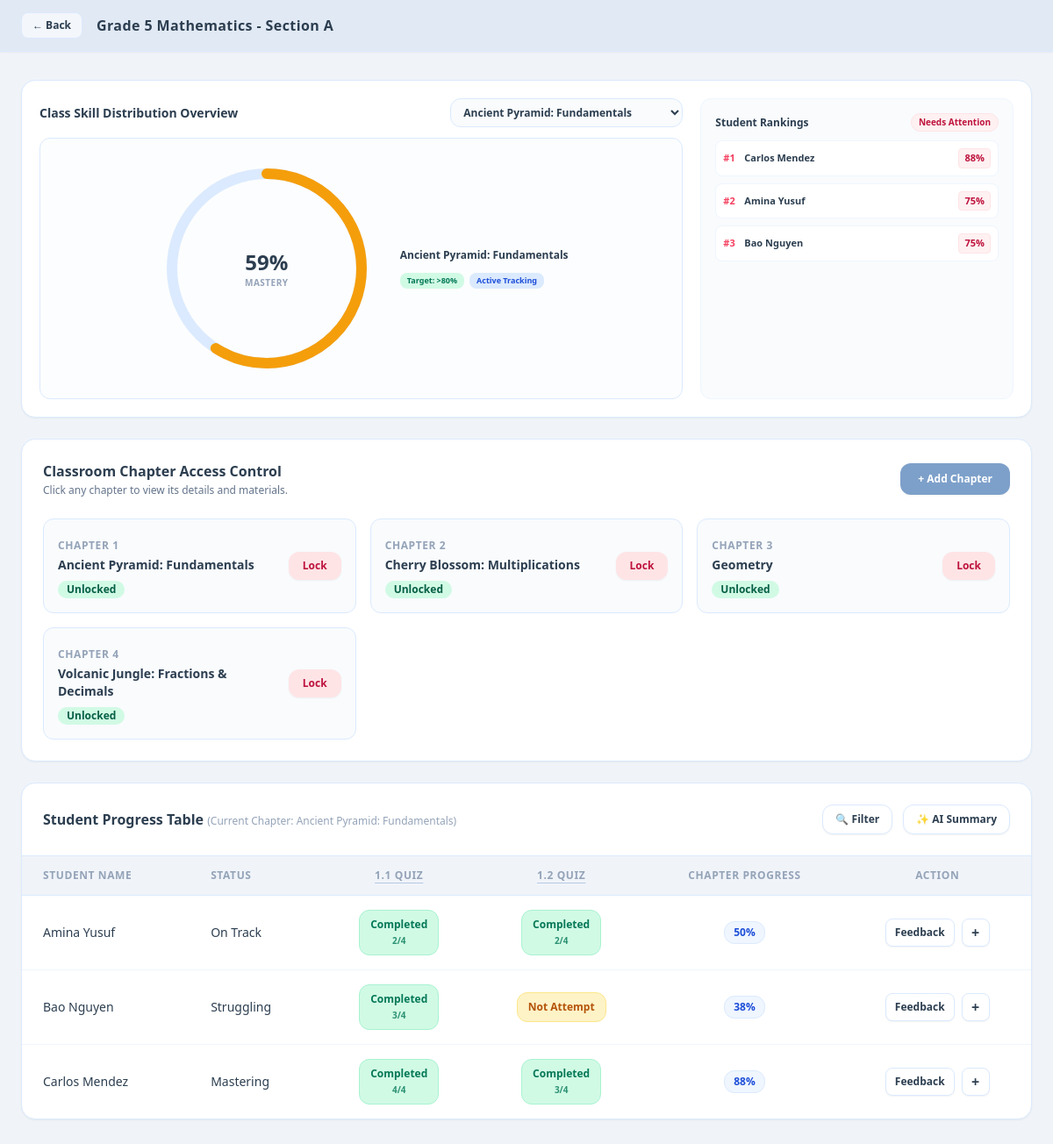
Page /teacher/classroom.php on the committed database.
### tables this page shows
CREATE TABLE classrooms (
        id INTEGER PRIMARY KEY AUTOINCREMENT,
        teacher_id INTEGER,
        name TEXT NOT NULL,
        avg_mastery TEXT NOT NULL,
        FOREIGN KEY(teacher_id) REFERENCES teachers(id) ON DELETE SET NULL
    );

CREATE TABLE students (
        id INTEGER PRIMARY KEY AUTOINCREMENT, 
        classroom_id INTEGER, 
        name TEXT NOT NULL, 
        status TEXT NOT NULL, 
        score INTEGER DEFAULT 0, 
        role TEXT DEFAULT 'student', 
        FOREIGN KEY(classroom_id) REFERENCES classrooms(id) ON DELETE SET NULL
    );

### teacher/classroom.php (the view, shortened to what the rows shown need)
<?php
require_once __DIR__ . '/../config/db.php';
$class_id = isset($_GET['id']) ? intval($_GET['id']) : 1;
$stmt_class = $pdo->prepare("SELECT * FROM classrooms WHERE id = ?");
$stmt_class->execute([$class_id]);
$current_class = $stmt_class->fetch(PDO::FETCH_ASSOC);
$stmt_all_chapters = $pdo->query("
    SELECT chapter_name FROM (
        SELECT DISTINCT chapter_name FROM chapter_materials
        UNION
        SELECT DISTINCT chapter_name FROM chapter_quizzes
    ) ORDER BY CAST(SUBSTR(chapter_name, INSTR(chapter_name, 'Ch ') + 3) AS INTEGER) ASC
");
$db_chapters = $stmt_all_chapters->fetchAll(PDO::FETCH_COLUMN);
$chapters = !empty($db_chapters) ? $db_chapters : ["Fractions (Ch 1)", "Decimals (Ch 2)", "Percentages (Ch 3)"];
$unlocked_chapters = [];
foreach ($chapters as $index => $ch_name) {
    $stmt_uc = $pdo->prepare("SELECT is_unlocked FROM classroom_chapters WHERE classroom_id = ? AND chapter_name = ?");
    $stmt_uc->execute([$class_id, $ch_name]);
    $val = $stmt_uc->fetchColumn();
    $unlocked_chapters[$ch_name] = ($val !== false) ? intval($val) : ($index === 0 ? 1 : 0);
}
$pdo->prepare("
    UPDATE students
    SET score = (
        SELECT COALESCE(SUM(sq.is_correct), 0)
        FROM student_quiz_answers sq
        JOIN student_assessments sa ON sq.assessment_id = sa.id
        WHERE sa.student_id = students.id
    )
    WHERE classroom_id = ?
")->execute([$class_id]);
$stmt_students = $pdo->prepare("SELECT * FROM students WHERE classroom_id = ?");
$stmt_students->execute([$class_id]);
$students_raw = $stmt_students->fetchAll(PDO::FETCH_ASSOC);
$table_chapter = $_GET['table_chapter'] ?? $chapters[0];
$students = [];
foreach ($students_raw as $s) {
    $student_levels = [];
    $total_earned_score = 0;
    $max_possible_score = 0;
    foreach ($chapters as $ch_name) {
        $stmt_prog = $pdo->prepare("SELECT level FROM student_progress WHERE student_id = ? AND chapter_name = ?");
        $stmt_prog->execute([$s['id'], $ch_name]);
        $lvl = $stmt_prog->fetchColumn();
        $student_levels[$ch_name] = $lvl !== false ? intval($lvl) : 0;
        $isUnlocked = $unlocked_chapters[$ch_name] ?? 0;
        if ($isUnlocked) {
            $total_earned_score += $student_levels[$ch_name];
            $stmt_max = $pdo->prepare("SELECT COUNT(*) FROM chapter_quizzes WHERE chapter_name = ?");
            $stmt_max->execute([$ch_name]);
            $ch_max = max(1, $stmt_max->fetchColumn());
            $max_possible_score += $ch_max;
        }
    }
$percentage = $max_possible_score > 0
    ? round(($total_earned_score / $max_possible_score) * 100)
    : 0;
$stmt_status_total = $pdo->prepare("
    SELECT COUNT(*)
    FROM chapter_quizzes
    WHERE chapter_name = ?
");
$stmt_status_total->execute([$table_chapter]);
$status_total_questions = (int)$stmt_status_total->fetchColumn();
$stmt_status_attempted = $pdo->prepare("
    SELECT COUNT(*)
    FROM student_quiz_answers sqa
    JOIN student_assessments sa
        ON sqa.assessment_id = sa.id
    JOIN chapter_quizzes cq
        ON sqa.quiz_id = cq.id
    WHERE sa.student_id = ?
      AND sa.type = 'Quiz'
      AND cq.chapter_name = ?
");
$stmt_status_attempted->execute([
    $s['id'],
    $table_chapter
]);
$status_attempted_questions = (int)$stmt_status_attempted->fetchColumn();
$stmt_status_correct = $pdo->prepare("
    SELECT COUNT(*)
    FROM student_quiz_answers sqa
    JOIN student_assessments sa
        ON sqa.assessment_id = sa.id
    JOIN chapter_quizzes cq
        ON sqa.quiz_id = cq.id
    WHERE sa.student_id = ?
      AND sa.type = 'Quiz'
      AND cq.chapter_name = ?
      AND sqa.is_correct = 1
");
$stmt_status_correct->execute([
    $s['id'],
    $table_chapter
]);
$status_correct = (int)$stmt_status_correct->fetchColumn();
$status_percentage = $status_total_questions > 0
    ? round(($status_correct / $status_total_questions) * 100)
    : 0;
if ($status_attempted_questions == 0) {
    $student_status = '-';
} elseif ($status_percentage >= 80) {
    $student_status = 'Mastering';
} elseif ($status_percentage >= 50) {
    $student_status = 'On Track';
} else {
    $student_status = 'Struggling';
}
$stmt_live_score = $pdo->prepare("
        SELECT COALESCE(SUM(sq.is_correct), 0)
        FROM student_quiz_answers sq
        JOIN student_assessments sa ON sq.assessment_id = sa.id
        WHERE sa.student_id = ?
    ");
    $stmt_live_score->execute([$s['id']]);
    $live_score = $stmt_live_score->fetchColumn();
$students[] = [
    "id" => $s['id'],
    "name" => $s['name'],
    "status" => $student_status,
    "score" => intval($live_score),
    "progress" => $student_levels,
    "summary" => $percentage . "%"
];
}
$status_filter = $_GET['status_filter'] ?? [];
$quiz_filter = $_GET['quiz_filter'] ?? '';
$filtered_students = array_filter($students, function($student) use ($status_filter) {
    if (!empty($status_filter) && !in_array($student['status'], $status_filter)) {
        return false;
    }
    return true;
});
if (!empty($quiz_filter)) {
    $stmt_main_q = $pdo->prepare("
        SELECT id, question, subtopic_name
        FROM chapter_quizzes
        WHERE chapter_name = ?
          AND (subtopic_name IS NULL OR subtopic_name = '')
    ");
    $stmt_main_q->execute([$table_chapter]);
} else {
    $stmt_main_q = $pdo->prepare("
        SELECT id, question, subtopic_name
        FROM chapter_quizzes
        WHERE chapter_name = ?
          AND (subtopic_name IS NULL OR subtopic_name = '')
        ORDER BY id ASC
    ");
    $stmt_main_q->execute([$table_chapter]);
}
$table_main_quizzes = $stmt_main_q->fetchAll(PDO::FETCH_ASSOC);
if (!empty($quiz_filter)) {
    $stmt_sub_q = $pdo->prepare("
        SELECT id, question, subtopic_name
        FROM chapter_quizzes
        WHERE chapter_name = ?
          AND subtopic_name = ?
          AND subtopic_name IS NOT NULL
          AND subtopic_name != ''
        ORDER BY id ASC
    ");
    $stmt_sub_q->execute([
        $table_chapter,
        $quiz_filter
    ]);
} else {
    $stmt_sub_q = $pdo->prepare("
        SELECT id, question, subtopic_name
        FROM chapter_quizzes
        WHERE chapter_name = ?
          AND subtopic_name IS NOT NULL
          AND subtopic_name != ''
        ORDER BY subtopic_name ASC, id ASC
    ");
    $stmt_sub_q->execute([
        $table_chapter
    ]);
}
$table_sub_quizzes_raw = $stmt_sub_q->fetchAll(PDO::FETCH_ASSOC);
$table_grouped_sub_quizzes = [];
foreach ($table_sub_quizzes_raw as $q) {
    $table_grouped_sub_quizzes[$q['subtopic_name']][] = $q;
}
$total_displayed_quizzes = count($table_main_quizzes) + count($table_sub_quizzes_raw);
?>
<!DOCTYPE html>
<html lang="en">
<head>
    <script src="https://cdn.tailwindcss.com"></script>
</head>
<body class="bg-pastel-bg text-pastel-text min-h-screen font-sans flex flex-col">
    <header class="bg-pastel-nav border-b border-blue-100 sticky top-0 z-50 shadow-sm">
        <div class="max-w-7xl mx-auto px-6 py-3.5 flex justify-between items-center">
            <div class="flex items-center space-x-4">
                <a href="teacher_home.php"
                    class="text-pastel-text hover:text-pastel-hover bg-white/60 hover:bg-white px-3 py-1.5 rounded-lg text-xs font-semibold transition border border-blue-100">&larr;
                    Back</a>
                <h1 class="text-base font-bold text-pastel-text tracking-wide">
                    <?php echo htmlspecialchars($current_class['name']); ?>
                </h1>
            </div>
        </div>
    </header>
    <main class="max-w-7xl mx-auto px-6 py-8 space-y-6 flex-1 w-full">
        <section class="bg-pastel-card rounded-2xl shadow-sm border border-blue-100 p-5">
            <div class="grid grid-cols-1 lg:grid-cols-3 gap-5 items-start">
                <div class="lg:col-span-2 space-y-3">
                    <div class="flex flex-col sm:flex-row justify-between items-start sm:items-center gap-3">
                        <div>
                            <h2 class="text-sm font-bold text-pastel-text">Class Skill Distribution Overview</h2>
                        </div>
                    </div>
                </div>
            </div>
        </section>
        <section class="bg-pastel-card rounded-2xl shadow-sm border border-blue-100 p-6">
            <div class="flex justify-between items-center mb-6">
                <div>
                    <h2 class="text-base font-bold text-pastel-text">Classroom Chapter Access Control</h2>
                </div>
            </div>
        </section>
        <section class="bg-pastel-card rounded-2xl shadow-sm border border-blue-100 overflow-hidden">
            <div
                class="p-6 border-b border-blue-100 flex flex-col lg:flex-row justify-between items-start lg:items-center gap-4">
                <div>
                    <h2 class="text-base font-bold text-pastel-text">Student Progress Table <span class="text-xs font-normal text-slate-400">(Current Chapter: <?php echo htmlspecialchars($table_chapter); ?>)</span></h2>
                </div>
            </div>
            <div class="overflow-x-auto">
                <table class="w-full text-left border-collapse">
                    <thead>
                        <tr
                            class="bg-pastel-bg text-slate-400 text-xs font-semibold uppercase tracking-wider border-b border-blue-100">
                            <th class="py-3.5 px-6">Student Name</th>
                            <th class="py-3.5 px-6">Status</th>
<?php foreach ($table_grouped_sub_quizzes as $sub_name => $sub_qs): ?>
    <th class="py-3.5 px-6 text-center">
        <a href="quiz_summary.php?chapter=<?php echo urlencode($table_chapter); ?>&subtopic=<?php echo urlencode($sub_name); ?>&classroom_id=<?php echo $class_id; ?>"
           class="hover:text-pastel-hover underline decoration-pastel-primary/50 underline-offset-4 transition">
            <?php echo htmlspecialchars($sub_name); ?> Quiz
        </a>
    </th>
<?php endforeach; ?>
                            <th class="py-3.5 px-6 text-center">Chapter Progress</th>
                            <th class="py-3.5 px-6 text-center">Action</th>
                        </tr>
                    </thead>
                    <tbody class="divide-y divide-blue-50 text-sm">
                        <?php foreach ($filtered_students as $student): ?>
                            <?php
                            $isUnlocked = $unlocked_chapters[$table_chapter] ?? 0;
                            $stmt_max_q_count = $pdo->prepare("SELECT COUNT(*) FROM chapter_quizzes WHERE chapter_name = ?");
                            $stmt_max_q_count->execute([$table_chapter]);
                            $chapter_total_quiz_count = max(1, $stmt_max_q_count->fetchColumn());
$stmt_prog_cnt = $pdo->prepare("
    SELECT COUNT(*)
    FROM student_quiz_answers sq
    JOIN student_assessments sa
        ON sq.assessment_id = sa.id
    JOIN chapter_quizzes cq
        ON sq.quiz_id = cq.id
    WHERE sa.student_id = ?
      AND sa.type = 'Quiz'
      AND cq.chapter_name = ?
      AND sq.is_correct = 1
");
$stmt_prog_cnt->execute([
    $student['id'],
    $table_chapter
]);
$completed_quiz_count = (int)$stmt_prog_cnt->fetchColumn();
$chapter_percentage = $chapter_total_quiz_count > 0
    ? round(($completed_quiz_count / $chapter_total_quiz_count) * 100)
    : 0;
                            ?>
                            <tr class="hover:bg-pastel-bg/50 transition">
                                <td class="py-4 px-6 font-medium text-pastel-text">
                                    <?php echo htmlspecialchars($student['name']); ?>
                                </td>
                                <td class="py-4 px-6">
<?= htmlspecialchars($student['status']) ?>
                                </td>
                                <?php if (!$isUnlocked): ?>
                                    <td colspan="<?php echo max(1, $total_displayed_quizzes); ?>"
                                        class="py-4 px-6 text-center text-slate-400 text-xs italic bg-slate-50/50">
                                        Chapter Locked by Teacher
                                    </td>
                                    <td class="py-4 px-6 text-center font-bold text-slate-400">
                                        0%
                                    </td>
                                <?php else: ?>
<?php foreach ($table_grouped_sub_quizzes as $sub_name => $sub_qs): ?>
    <?php
    $subtopic_title = 'Subtopic ' . $sub_name . ' Assessment';
    $stmt_sub_result = $pdo->prepare("
        SELECT score, status
        FROM student_assessments
        WHERE student_id = ?
          AND title = ?
          AND type = 'Quiz'
        ORDER BY id DESC
        LIMIT 1
    ");
    $stmt_sub_result->execute([
        $student['id'],
        $subtopic_title
    ]);
    $sub_result = $stmt_sub_result->fetch(PDO::FETCH_ASSOC);
if ($sub_result) {
    $status = $sub_result['status'];
    $score_text = $sub_result['score'];
} else {
    $status = 'Not Attempt';
    $score_text = '';
}
    ?>
    <td class="py-4 px-6 text-center">
        <div class="inline-flex flex-col items-center justify-center px-3 py-2 rounded-xl text-xs font-semibold shadow-2xs
        <?php
        if ($status === 'Completed' || $status === 'Mastered') {
            echo 'bg-emerald-100 text-emerald-700 border border-emerald-200';
        } elseif ($status === 'Incorrect' || $status === 'Failed') {
            echo 'bg-rose-100 text-rose-700 border border-rose-200';
} elseif ($status === 'Available') {
    echo 'bg-slate-100 text-slate-500 border border-slate-200';
        } else {
            echo 'bg-amber-100 text-amber-700 border border-amber-200';
        }
        ?>">
            <span>
                <?php echo htmlspecialchars($status); ?>
            </span>
            <?php if ($score_text !== ''): ?>
                <span class="text-[10px] mt-0.5 opacity-80">
                    <?php echo htmlspecialchars($score_text); ?>
                </span>
            <?php endif; ?>
        </div>
    </td>
<?php endforeach; ?>
                                    <td class="py-4 px-6 text-center">
                                        <span
                                            class="inline-flex items-center justify-center px-2.5 py-1 rounded-xl text-xs font-bold bg-blue-50 text-blue-700 border border-blue-100">
                                            <?php echo $chapter_percentage; ?>%
                                        </span>
                                    </td>
                                <?php endif; ?>
                                <td class="py-4 px-6 text-center">
                                    <div class="flex items-center justify-center space-x-2">
<button type="button"
    onclick="openFeedbackModal(
        <?php echo $student['id']; ?>,
        '<?php echo htmlspecialchars($student['name'], ENT_QUOTES); ?>',
        '<?php echo htmlspecialchars($table_chapter, ENT_QUOTES); ?>',
        '<?php echo htmlspecialchars($quiz_filter, ENT_QUOTES); ?>'
    )"
    title="Give Feedback"
    class="px-2.5 h-8 bg-white hover:bg-pastel-badge text-pastel-text hover:text-pastel-hover border border-blue-100 rounded-lg flex items-center justify-center transition shadow-sm text-xs font-semibold">
    Feedback
</button>
                                        <a href="upload_resource.php?student_id=<?php echo htmlspecialchars($student['id']); ?>"
                                            title="Upload Extra Resource"
                                            class="w-8 h-8 bg-white hover:bg-pastel-badge text-pastel-text hover:text-pastel-hover border border-blue-100 rounded-lg flex items-center justify-center transition shadow-sm font-bold text-base">
                                            +
                                        </a>
                                    </div>
                                </td>
                            </tr>
                        <?php endforeach; ?>
                    </tbody>
                </table>
            </div>
        </section>
    </main>
</body>
</html>

### rows in the picture
classrooms: name "Grade 5 Mathematics - Section A"
students: name "Amina Yusuf", status "On Track", status "Completed", score_text "2/4", chapter_percentage "50"

### other values in the picture
$overview_percentage "59"
$overview_chapter "Ancient Pyramid: Fundamentals"
$student['name'] "Carlos Mendez"
$student['percentage'] "88"
$student['name'] "Amina Yusuf"
$student['percentage'] "75"
$student['name'] "Bao Nguyen"
$ch_name "Ancient Pyramid: Fundamentals"
$ch_name "Cherry Blossom: Multiplications"
$ch_name "Geometry"
$ch_name "Volcanic Jungle: Fractions & Decimals"
$table_chapter "Ancient Pyramid: Fundamentals"
$sub_name "1.1"
$sub_name "1.2"
$student['status'] "Struggling"
